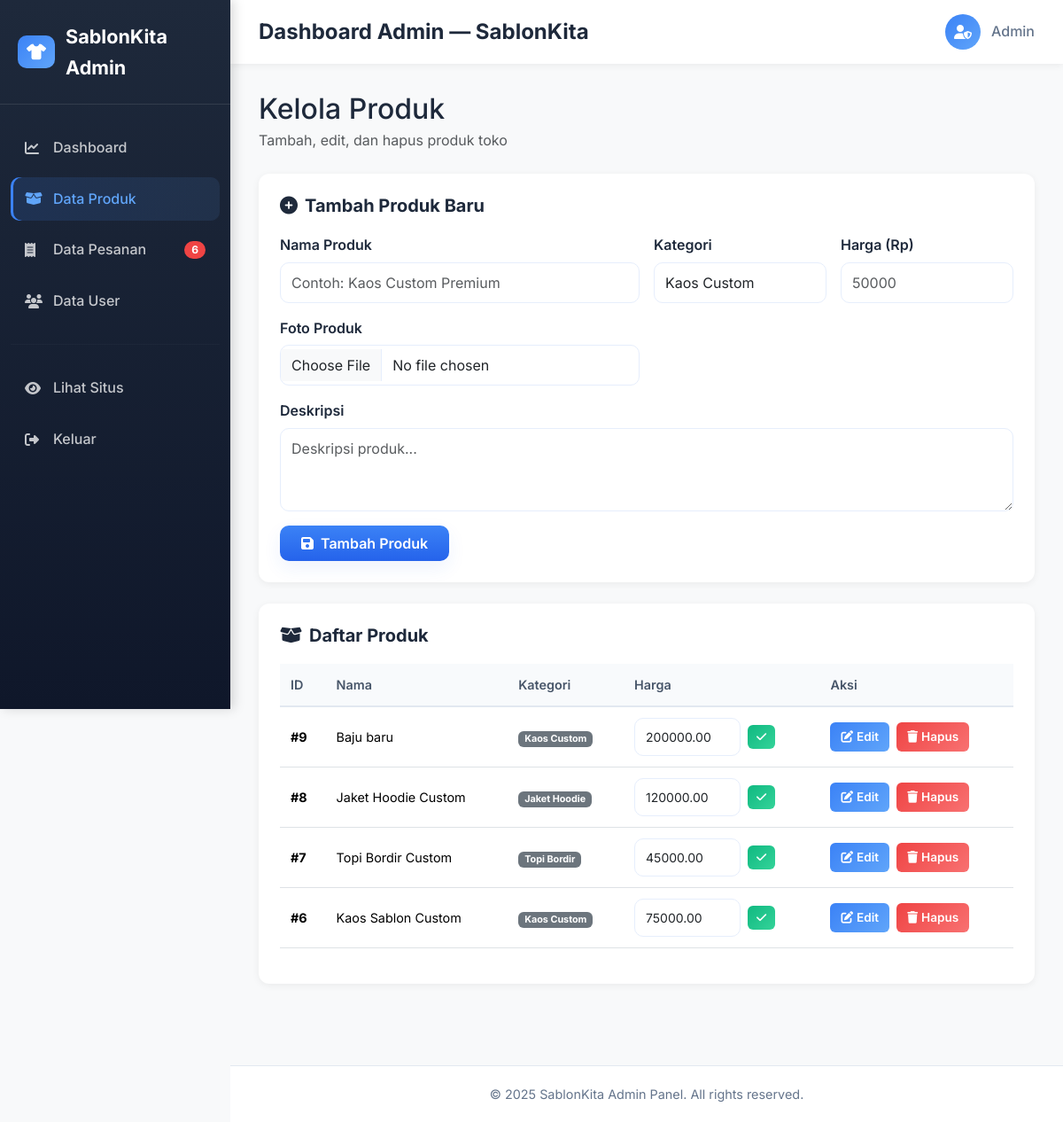
/admin/products.php (signed in), run on the app's committed database.
### tables this page shows
CREATE TABLE `products` (
  `id` int(11) NOT NULL,
  `nama_produk` varchar(100) NOT NULL,
  `kategori` enum('Kaos Custom','Topi Bordir','Jaket Hoodie','Kemeja Custom') NOT NULL,
  `harga` decimal(12,2) NOT NULL,
  `deskripsi` text DEFAULT NULL,
  `foto` varchar(255) DEFAULT NULL,
  `created_at` timestamp NOT NULL DEFAULT current_timestamp()
);

### includes/functions.php (called while the page is built, shortened)
<?php
function esc($s) {
    return htmlspecialchars($s, ENT_QUOTES, 'UTF-8');
}
?>

### admin/products.php (the view, shortened to what this page needs)
<?php
require_once __DIR__ . '/../includes/functions.php';
require_once __DIR__ . '/header.php';
$res = $conn->query("SELECT * FROM products ORDER BY id DESC");
?>
<div class="mb-4">
  <h2 class="mb-1">Kelola Produk</h2>
  <p class="text-muted mb-0">Tambah, edit, dan hapus produk toko</p>
</div>
<div class="form-card">
  <h5><i class="fa-solid fa-plus-circle me-2"></i>Tambah Produk Baru</h5>
  <form method="post" enctype="multipart/form-data">
    <div class="row g-3">
      <div class="col-md-6">
        <label class="form-label">Nama Produk</label>
        <input name="nama_produk" class="form-control" placeholder="Contoh: Kaos Custom Premium" required>
      </div>
      <div class="col-md-3">
        <label class="form-label">Kategori</label>
        <select name="kategori" class="form-select">
          <option>Kaos Custom</option>
        </select>
      </div>
      <div class="col-md-3">
        <label class="form-label">Harga (Rp)</label>
        <input name="harga" type="number" class="form-control" placeholder="50000" required>
      </div>
      <div class="col-md-6">
        <label class="form-label">Foto Produk</label>
        <input name="foto" type="file" class="form-control">
      </div>
      <div class="col-md-12">
        <label class="form-label">Deskripsi</label>
        <textarea name="deskripsi" class="form-control" rows="3" placeholder="Deskripsi produk..."></textarea>
      </div>
      <div class="col-md-12">
        <button class="btn btn-primary px-4" type="submit">
          <i class="fa-solid fa-save me-2"></i>Tambah Produk
        </button>
      </div>
    </div>
  </form>
</div>
<div class="table-container">
  <h5><i class="fa-solid fa-box-open me-2"></i>Daftar Produk</h5>
  <div class="table-responsive">
    <table class="table table-modern table-hover">
      <thead>
        <tr>
          <th>ID</th>
          <th>Nama</th>
          <th>Kategori</th>
          <th>Harga</th>
          <th>Aksi</th>
        </tr>
      </thead>
      <tbody>
        <?php while ($p = $res->fetch_assoc()): ?>
          <tr>
            <td><strong>#<?php echo $p['id']; ?></strong></td>
            <td><?php echo esc($p['nama_produk']); ?></td>
            <td><span class="badge bg-secondary"><?php echo esc($p['kategori']); ?></span></td>
            <td>
              <form method="post" class="d-flex align-items-center" style="max-width: 250px;">
                <input type="number" name="harga" class="form-control form-control-sm me-2" value="<?php echo $p['harga']; ?>" style="width: 120px;">
                <button class="btn btn-save-price btn-sm" type="submit">
                  <i class="fa-solid fa-check"></i>
                </button>
              </form>
            </td>
            <td>
              <a class="btn btn-edit btn-sm me-1" href="product_edit.php?id=<?php echo $p['id']; ?>">
                <i class="fa-solid fa-edit me-1"></i>Edit
              </a>
              <a class="btn btn-delete btn-sm" href="products.php?delete=<?php echo $p['id']; ?>" onclick="return confirm('Yakin ingin menghapus produk ini?')">
                <i class="fa-solid fa-trash me-1"></i>Hapus
              </a>
            </td>
          </tr>
        <?php endwhile; ?>
      </tbody>
    </table>
  </div>
</div>
<?php require_once __DIR__ . '/footer.php'; ?>

### assets/css/style.css (style rules this page uses)
:root { --primary: #1E40AF; --primary-light: #3B82F6; --secondary: #64748b; --bg-main: #ffffff; --bg-light: #f1f5f9; --text: #1e293b; --text-muted: #64748b; --shadow: 0 4px 8px rgba(0,0,0,0.1); --shadow-hover: 0 8px 20px rgba(30,64,175,0.15); --brand: #3b82f6; --brand-600: #2563eb; --accent: #60a5fa; --muted: #6b7280; --bg: #f8fafc; --card: #ffffff; --soft-border: #e6eefc; --danger: #ef4444; --success: #10b981; --pay: #2563eb; --radius: 12px; }
html, body { height: 100%; scroll-behavior: smooth; }
body { margin:0; padding:0; background: var(--bg-main); font-family: 'Poppins', 'Inter', system-ui, -apple-system, 'Segoe UI', Roboto, sans-serif; color: var(--text); -webkit-font-smoothing:antialiased; -moz-osx-font-smoothing:grayscale; font-size: 16px; line-height: 1.6; }
form .form-label { font-weight:600; margin-bottom:6px; display:block; }
.form-control, .form-select, textarea { border-radius:10px; border:1px solid var(--soft-border); padding:10px 12px; background: #fff; }
.btn { border-radius:10px; padding:8px 14px; font-weight:600; transition: transform .14s ease, box-shadow .14s ease; }
.btn-primary { background: linear-gradient(180deg,var(--brand),var(--brand-600)); color:#fff; border:0; box-shadow:0 8px 20px rgba(37,99,235,0.08); }
.btn-sm { padding:.35rem .6rem; font-size:0.9rem; }
.btn-edit { background: linear-gradient(180deg,#f59e0b,#d97706); color:#fff; border:0; }
.btn-delete { background: linear-gradient(180deg,#ef4444,#dc2626); color:#fff; border:0; }
.text-muted { color:var(--muted); }

### admin/header.php (style rules this page uses)
body { font-family: 'Inter', sans-serif; background: #f8f9fa; margin:0; overflow-x:hidden; }

### admin/products.php (style rules this page uses)
.form-card { background: #fff; border-radius: 12px; padding: 24px; box-shadow: 0 2px 8px rgba(0,0,0,0.06); margin-bottom: 24px; }
.form-card h5 { font-weight: 700; margin-bottom: 20px; color: #1e293b; }
.table-container { background: #fff; border-radius: 12px; padding: 24px; box-shadow: 0 2px 8px rgba(0,0,0,0.06); }
.table-container h5 { font-weight: 700; margin-bottom: 20px; color: #1e293b; }
.table-modern { font-size: 0.9rem; }
.table-modern thead th { background: #f8fafc; color: #475569; font-weight: 600; border-bottom: 2px solid #e2e8f0; padding: 12px; }
.table-modern tbody td { padding: 12px; vertical-align: middle; }
.btn-edit { background: linear-gradient(135deg, #3b82f6, #60a5fa); border: none; color: #fff; padding: 6px 12px; border-radius: 6px; font-size: 0.85rem; transition: all 0.3s ease; }
.btn-delete { background: linear-gradient(135deg, #ef4444, #f87171); border: none; color: #fff; padding: 6px 12px; border-radius: 6px; font-size: 0.85rem; transition: all 0.3s ease; }
.btn-save-price { background: linear-gradient(135deg, #10b981, #34d399); border: none; color: #fff; padding: 4px 10px; border-radius: 6px; font-size: 0.8rem; }

### data on the page
products: id "9", nama_produk "Baju baru", kategori "Kaos Custom", harga "200000.00"
products: id "8", nama_produk "Jaket Hoodie Custom", kategori "Jaket Hoodie", harga "120000.00"
products: id "7", nama_produk "Topi Bordir Custom", kategori "Topi Bordir", harga "45000.00"
products: id "6", nama_produk "Kaos Sablon Custom", kategori "Kaos Custom", harga "75000.00"

### other printed values
$pending "6"
$admin_name "Admin"
